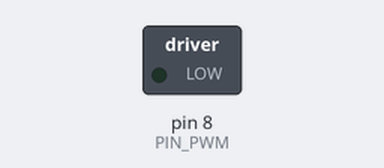
Bench run of a sketch on a simulated Arduino Uno, built with avr-gcc and run on an emulated ATmega328P. On the bench: switched loads named in the sketch (green lamp = pin HIGH). Dashed ring = blinking.

Above: at 0.5 s.
Timing chart, 0 to 4.6 s (numbered marks = the images above):
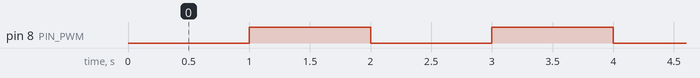

Measured:
- by itself, pin 8 (PIN_PWM): alternates HIGH for 1.0 s and LOW for 1.0 s

The sketch:

SampleMotorDriver.ino
```cpp
/**
 * @file SampleMotorDriver.ino
 * @brief MotorDriver.hのサンプルプログラム
 * @author Yasuda Masanaga
 * @date 2023-9-27 作成
 * @date 2023-10-2 動作確認済み
*/

#include <Arduino.h>
#include <MotorDriver.h>

const int16_t PIN_PWM=8;
const int16_t PIN_DIR=40;

MotorDriver motorDriver(PIN_PWM,PIN_DIR);

void setup(){

}
void loop(){
  motorDriver.write(60);
  delay(1000);
  motorDriver.write(-255);
  delay(1000);
}
```

MotorDriver.h
```cpp
/**
 * @file MotorDriver.h
 * @brief Motorを操作するモジュール
 * @author Yasuda Masanaga
 * @date 2023-9-27　作成
 */

#ifndef MOTORDRIVER_H
#define MOTORDRIVER_H

#include <Arduino.h>

class MotorDriver;

/**
 * @brief MotorDriverへの入力用クラス
 * @param (int16_t)pinPWM
 * @param (int16_t)pinDir
 */
class MotorDriver
{
public:
  MotorDriver(int16_t pinPWM, int16_t pinDir)
  {
    _pinPWM = pinPWM;
    _pinDir = pinDir;
    pinMode(pinDir, OUTPUT);
  }

  /**
   * @brief DIR,PWM出力を行なう
   * @param (int16_t)speed -255~255の整数値
   * @note speed>0のときDIRピンはHIGH
   */
  void write(int16_t speed)
  {
    speed = min(max(speed, -255), 255);
    if (speed > 0)
    {
      digitalWrite(_pinDir, HIGH);
      analogWrite(_pinPWM, speed);
    }
    else
    {
      digitalWrite(_pinDir, LOW);
      analogWrite(_pinPWM, -speed);
    }
  }

private:
  int16_t _pinPWM;
  int16_t _pinDir;
};

#endif
```
